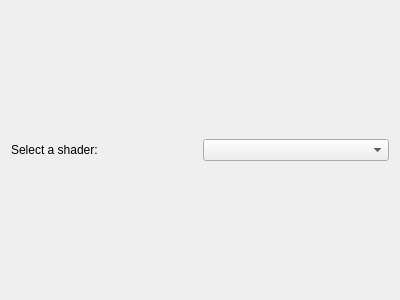
<?xml version="1.0" encoding="UTF-8"?>
<ui version="4.0">
 <class>ShadersSourceWidget</class>
 <widget class="QWidget" name="ShadersSourceWidget">
  <property name="geometry">
   <rect>
    <x>0</x>
    <y>0</y>
    <width>400</width>
    <height>300</height>
   </rect>
  </property>
  <property name="windowTitle">
   <string>Form</string>
  </property>
  <layout class="QVBoxLayout" name="verticalLayout">
   <item>
    <layout class="QHBoxLayout" name="horizontalLayout">
     <item>
      <widget class="QLabel" name="shadersLabel">
       <property name="text">
        <string>Select a shader:</string>
       </property>
      </widget>
     </item>
     <item>
      <widget class="QComboBox" name="shadersCB"/>
     </item>
    </layout>
   </item>
  </layout>
 </widget>
 <resources/>
 <connections/>
</ui>
